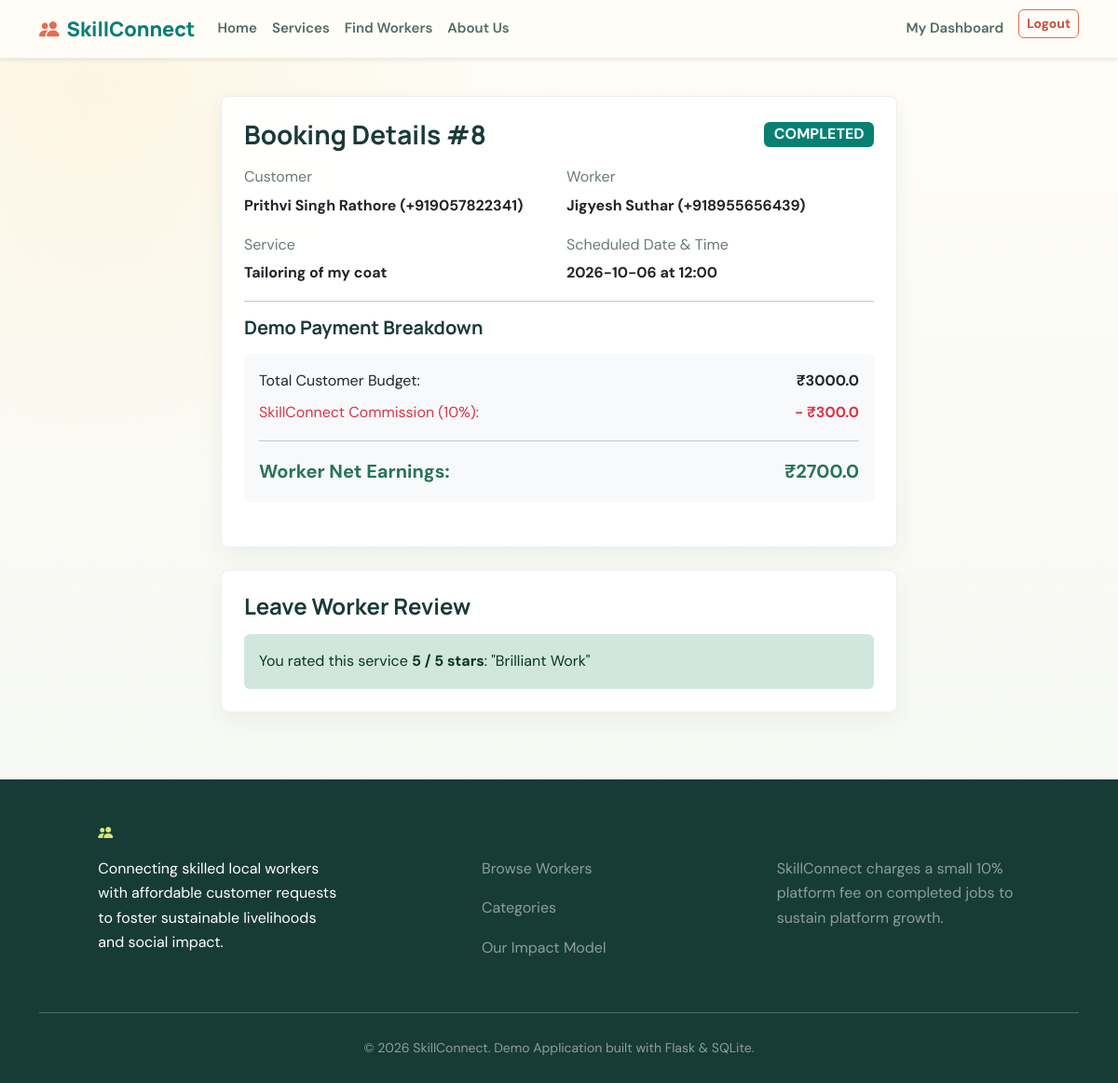
Screenshot of /booking/8 (signed in) with the database file from the repository.
### tables this page shows
CREATE TABLE bookings (
        id INTEGER PRIMARY KEY AUTOINCREMENT,
        customer_id INTEGER NOT NULL,
        worker_id INTEGER NOT NULL,
        service_name TEXT NOT NULL,
        booking_date TEXT NOT NULL,
        booking_time TEXT NOT NULL,
        address TEXT NOT NULL,
        work_description TEXT,
        estimated_budget REAL NOT NULL,
        commission REAL NOT NULL,
        worker_amount REAL NOT NULL,
        status TEXT DEFAULT 'PENDING' CHECK(status IN ('PENDING', 'ACCEPTED', 'REJECTED', 'IN_PROGRESS', 'COMPLETED', 'CANCELLED')),
        created_at DATETIME DEFAULT CURRENT_TIMESTAMP,
        FOREIGN KEY (customer_id) REFERENCES users (id),
        FOREIGN KEY (worker_id) REFERENCES workers (id)
    );

CREATE TABLE users (
        id INTEGER PRIMARY KEY AUTOINCREMENT,
        name TEXT NOT NULL,
        email TEXT UNIQUE NOT NULL,
        phone TEXT NOT NULL,
        password_hash TEXT NOT NULL,
        role TEXT NOT NULL CHECK(role IN ('customer', 'worker', 'admin')),
        city TEXT,
        area TEXT,
        address TEXT,
        created_at DATETIME DEFAULT CURRENT_TIMESTAMP
    );

CREATE TABLE reviews (
        id INTEGER PRIMARY KEY AUTOINCREMENT,
        booking_id INTEGER UNIQUE NOT NULL,
        customer_id INTEGER NOT NULL,
        worker_id INTEGER NOT NULL,
        rating INTEGER CHECK(rating >= 1 AND rating <= 5),
        comment TEXT,
        created_at DATETIME DEFAULT CURRENT_TIMESTAMP,
        FOREIGN KEY (booking_id) REFERENCES bookings (id),
        FOREIGN KEY (customer_id) REFERENCES users (id),
        FOREIGN KEY (worker_id) REFERENCES workers (id)
    );

### backend/app.py (the view)
@app.route('/booking/<int:booking_id>')
@login_required
def booking_detail(booking_id):
    db = get_db()
    booking = db.execute('''
        SELECT b.*,
               u_cust.name as customer_name, u_cust.phone as customer_phone, u_cust.email as customer_email,
               u_work.name as worker_name, u_work.phone as worker_phone, w.id as worker_id
        FROM bookings b
        JOIN users u_cust ON b.customer_id = u_cust.id
        JOIN workers w ON b.worker_id = w.id
        JOIN users u_work ON w.user_id = u_work.id
        WHERE b.id = ?
    ''', (booking_id,)).fetchone()
    if not booking:
        flash('Booking not found.', 'danger')
        return redirect(url_for('customer_dashboard'))
    if session['role'] == 'customer' and booking['customer_id'] != session['user_id']:
        flash('Unauthorized view.', 'danger')
        return redirect(url_for('customer_dashboard'))
    review = db.execute('SELECT * FROM reviews WHERE booking_id = ?', (booking_id,)).fetchone()
    return render_template('booking_detail.html', booking=booking, review=review)

### backend/app.py (called while the page is built)
def get_db():
    if 'db' not in g:
        g.db = sqlite3.connect(DATABASE)
        g.db.row_factory = sqlite3.Row
    return g.db

def login_required(f):
    @wraps(f)
    def decorated_function(*args, **kwargs):
        if 'user_id' not in session:
            flash('Please log in to access this page.', 'warning')
            return redirect(url_for('login'))
        return f(*args, **kwargs)
    return decorated_function

@app.before_request
def load_logged_in_user():
    user_id = session.get('user_id')
    if user_id is None:
        g.user = None
        g.notifications = []
    else:
        db = get_db()
        g.user = db.execute('SELECT * FROM users WHERE id = ?', (user_id,)).fetchone()
        g.notifications = db.execute(
            'SELECT * FROM notifications WHERE user_id = ? ORDER BY created_at DESC LIMIT 5',
            (user_id,)
        ).fetchall()

### frontend/templates/booking_detail.html (shortened to what this page needs)
{% extends 'base.html' %}
{% block content %}
<div class="container" style="max-width: 750px;">
  <div class="card p-4 mb-4">
    <div class="d-flex justify-content-between align-items-center mb-3">
      <h3 class="fw-bold mb-0">Booking Details #{{ booking.id }}</h3>
      <span class="badge bg-primary fs-6">{{ booking.status }}</span>
    </div>
    <div class="row g-3">
      <div class="col-md-6">
        <p class="mb-1 text-muted">Customer</p>
        <strong>{{ booking.customer_name }} ({{ booking.customer_phone }})</strong>
      </div>
      <div class="col-md-6">
        <p class="mb-1 text-muted">Worker</p>
        <strong>{{ booking.worker_name }} ({{ booking.worker_phone }})</strong>
      </div>
      <div class="col-md-6">
        <p class="mb-1 text-muted">Service</p>
        <strong>{{ booking.service_name }}</strong>
      </div>
      <div class="col-md-6">
        <p class="mb-1 text-muted">Scheduled Date & Time</p>
        <strong>{{ booking.booking_date }} at {{ booking.booking_time }}</strong>
      </div>
    </div>
    <hr>
    <h5 class="fw-bold mb-3">Demo Payment Breakdown</h5>
    <div class="bg-light p-3 rounded">
      <div class="d-flex justify-content-between mb-2">
        <span>Total Customer Budget:</span>
        <strong>₹{{ booking.estimated_budget }}</strong>
      </div>
      <div class="d-flex justify-content-between mb-2 text-danger">
        <span>SkillConnect Commission (10%):</span>
        <strong>- ₹{{ booking.commission }}</strong>
      </div>
      <hr>
      <div class="d-flex justify-content-between text-success fw-bold fs-5">
        <span>Worker Net Earnings:</span>
        <span>₹{{ booking.worker_amount }}</span>
      </div>
    </div>
  </div>
  {% if booking.status == 'COMPLETED' and session.get('role') == 'customer' %}
  <div class="card p-4">
    <h4 class="fw-bold mb-3">Leave Worker Review</h4>
    {% if review %}
      <div class="alert alert-success mb-0">
        You rated this service <strong>{{ review.rating }} / 5 stars</strong>: "{{ review.comment }}"
      </div>
    {% endif %}
  </div>
  {% endif %}
</div>
{% endblock %}

### frontend/static/css/style.css (style rules this page uses)
:root { --primary: #087f73; --primary-dark: #075c55; --secondary: #e66b52; --accent: #f0bd45; --lime: #d5e979; --ink: #193b38; --muted: #687a74; --paper: #fffdf7; --line: #e2e9df; --dark: #193b38; --light: #f4f7ef; }
html { scroll-behavior: smooth; }
body { min-height: 100vh; color: var(--ink); background: radial-gradient(ellipse at 8% 8%, rgba(240, 189, 69, 0.11), transparent 28rem), linear-gradient(180deg, #fffdf7 0%, #f3f7f2 100%); font-family: 'DM Sans', 'Segoe UI', sans-serif; line-height: 1.65; }
h1, h2, h3, h4, h5, h6, .navbar-brand { color: var(--ink); font-family: 'Manrope', 'DM Sans', sans-serif; letter-spacing: 0; }
.btn-primary, .bg-primary { border-color: var(--primary) !important; background-color: var(--primary) !important; color: #fff !important; }
.card { overflow: hidden; border: 1px solid rgba(25, 59, 56, 0.08); border-radius: 8px; background-color: rgba(255, 255, 255, 0.94); box-shadow: 0 8px 24px rgba(26, 62, 54, 0.055); transition: transform 180ms ease, box-shadow 180ms ease, border-color 180ms ease; }
.card .card-title, .card h3, .card h4, .card h5 { color: var(--ink); }
.text-success { color: #287456 !important; }
.text-muted { color: var(--muted) !important; }
.alert { border: 0; border-radius: 6px; }

### rows the page displays
bookings: id "8", status "COMPLETED", service_name "Tailoring of my coat", booking_date "2026-10-06", booking_time "12:00", estimated_budget "3000.0", commission "300.0", worker_amount "2700.0"
users: customer_name "Prithvi Singh Rathore", customer_phone "+919057822341"
users: worker_name "Jigyesh Suthar", worker_phone "+918955656439"
reviews: rating "5", comment "Brilliant Work"
